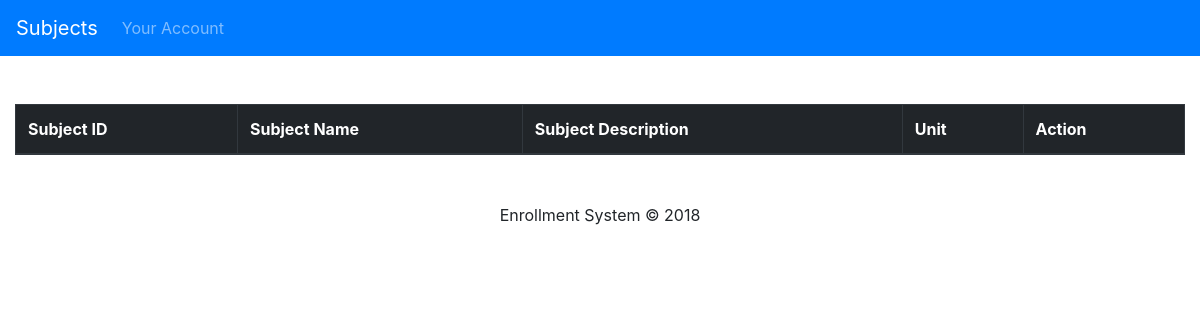
/index.php/subject_controller/subjects_offered, run on an earlier commit of the app's database.
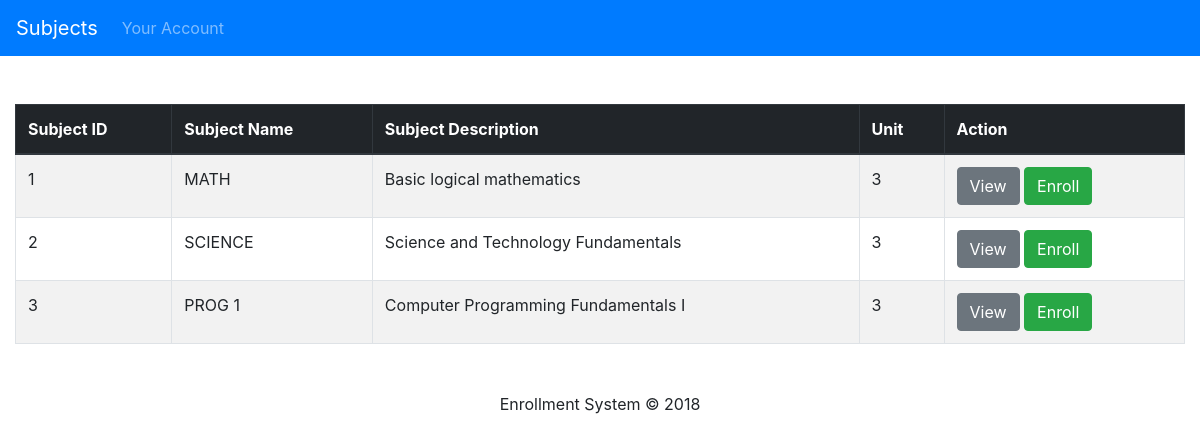
And on a later commit of the database.
### tables this page shows
CREATE TABLE `subjects` (
  `subject_id` int(11) NOT NULL,
  `subject_name` varchar(45) NOT NULL,
  `subject_description` varchar(45) NOT NULL,
  `subject_unit` int(11) NOT NULL,
  `created_date` datetime NOT NULL,
  `updated_date` datetime NOT NULL
);

### application/controllers/subject_controller.php (called while the page is built, shortened)
<?php
class Subject_Controller extends CI_Controller{
	public function subjects_offered()
	{
		$this->load->model('subject_model');
		$info['data'] = $this->subject_model->display_subjects_offered('subjects');
		$this->load->view('subjects/subject_offered', $info);
	}
}
?>

### index.php (called while the page is built, shortened)
<?php
require_once BASEPATH.'core/CodeIgniter.php';

### application/models/subject_model.php (called while the page is built, shortened)
<?php
class Subject_Model extends CI_Model{
	public function display_subjects_offered($info)
	{
		$data = $this->db->get('subjects', $info);
		return $data->result();
	}
}
?>

### application/views/subjects/subject_offered.php (the view, shortened to what this page needs)
<!DOCTYPE html>
<html>
<head>
	<link rel="stylesheet" type="text/css" href="<?php echo base_url(); ?>/assets/css/bootstrap.css">
	<link rel="stylesheet" type="text/css" href="<?php echo base_url(); ?>/assets/css/datatables.css">
</head>
<body>
	<header>
		<nav class="navbar navbar-expand-lg navbar-dark bg-primary">
			<a class="navbar-brand" href="<?php echo site_url('subject_controller/subjects_offered'); ?>">Subjects</a>
			<div class="collapse navbar-collapse">
				<ul class="navbar-nav">
					<li class="nav-item">
						<a class="nav-link" href="<?php echo site_url('main_controller/home'); ?>">Your Account</a>
					</li>
				</ul>
			</div>
		</nav>
	</header>
	<main>
		<div class="container-fluid mt-5">
			<table class="table table-striped table-bordered" id="subjectOfferedTable">
				<thead class="thead-dark">
					<tr>
						<th>Subject ID</th>
						<th>Subject Name</th>
						<th>Subject Description</th>
						<th>Unit</th>
						<th>Action</th>
					</tr>
				</thead>
				<?php foreach($data as $row) { ?>
					<tr>
						<td><?php echo $row->subject_id; ?></td>
						<td><?php echo $row->subject_name; ?></td>
						<td><?php echo $row->subject_description; ?></td>
						<td><?php echo $row->subject_unit; ?></td>
						<td>
							<a class="btn btn-secondary" href="#viewSubjectModal" data-toggle="modal">View</a>
							<a class="btn btn-success" href="">Enroll</a>
						</td>
					</tr>
				<?php } ?>
			</table>
		</div>
	</main>
	<footer class="footer mt-5">
		<div class="container-fluid">
			<p class="text-center">Enrollment System &copy; <?php echo date('Y'); ?></p>
		</div>
	</footer>
</body>
</html>

What changed in the data, as far as the page shows it:
added subjects: subject_id "1", subject_name "MATH", subject_description "Basic logical mathematics", subject_unit "3"
added subjects: subject_id "2", subject_name "SCIENCE", subject_description "Science and Technology Fundamentals", subject_unit "3"
added subjects: subject_id "3", subject_name "PROG 1", subject_description "Computer Programming Fundamentals I", subject_unit "3"
